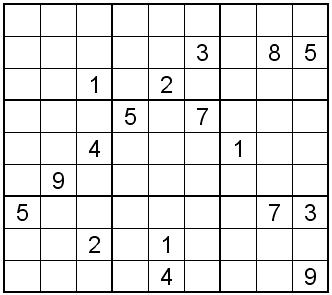
#> input picture backend/images/sudoku.jpg, 332 x 295 px
$ python -i image_retreival.py   (imports and definitions only)
#> lines starting #> are read from the running program, lines starting #| are printed output that depends on the picture; after the words box and inside, x2 and y2 are one past the last pixel; in counts of white or black regions, pixels touching at a corner belong together
#> further down, picture is the input picture: shape (295, 332, 3); min 0, max 255, mean 229.7
import cv2
import numpy as np
import matplotlib.pyplot as plt
from PIL import Image

# function to greyscale, blur and change the receptive threshold of image
def preprocess(image):
    gray = cv2.cvtColor(image, cv2.COLOR_BGR2GRAY)
    blur = cv2.GaussianBlur(gray, (3,3),6)
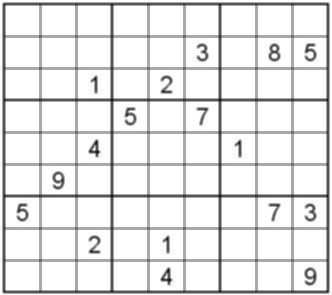
#> blur: shape (295, 332); min 9, max 255, mean 229.7
    threshold_img = cv2.adaptiveThreshold(blur,255,1,1,11,2)
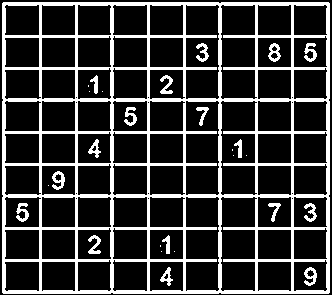
#> threshold_img: shape (295, 332); 21.8% white; 28 white regions (10 under 20 px), largest, box (x1, y1, x2, y2) and area: (2, 2, 330, 294) 19378, (52, 171, 65, 190) 137, (304, 267, 317, 286) 135
    return threshold_img

# [90 lines left out: functions main_outline, reframe, splitcells, CropCell, contour_detection, not called in this run]


>>> import cv2
>>> picture = cv2.imread('../images/sudoku.jpg')
>>> result = preprocess(picture)
